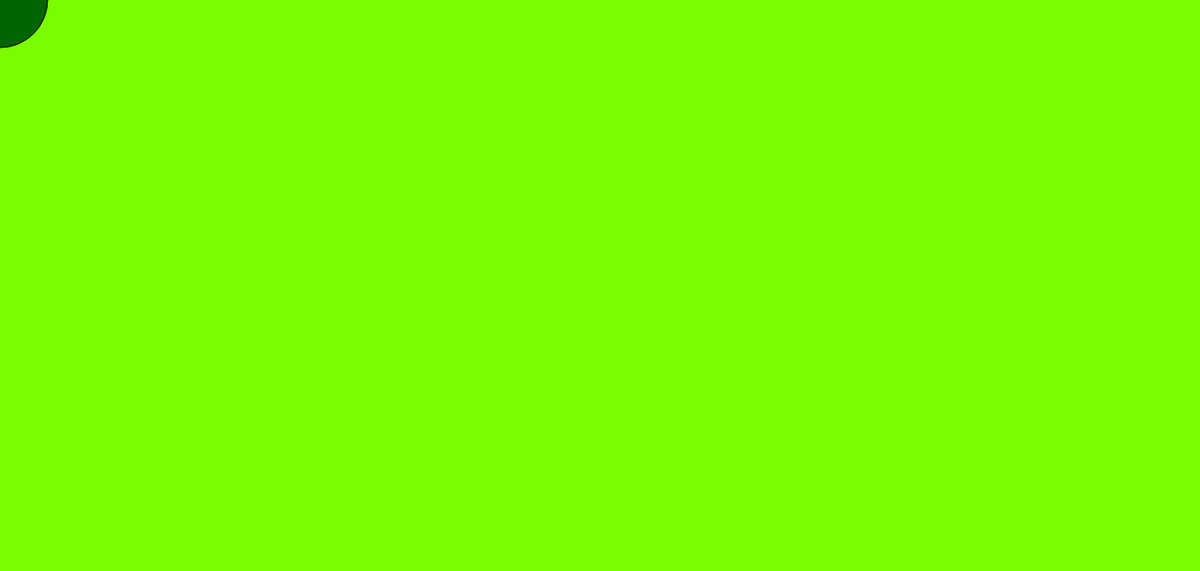
Frame 1 (no input)
Frame 60 (no input): identical to frame 1, image omitted
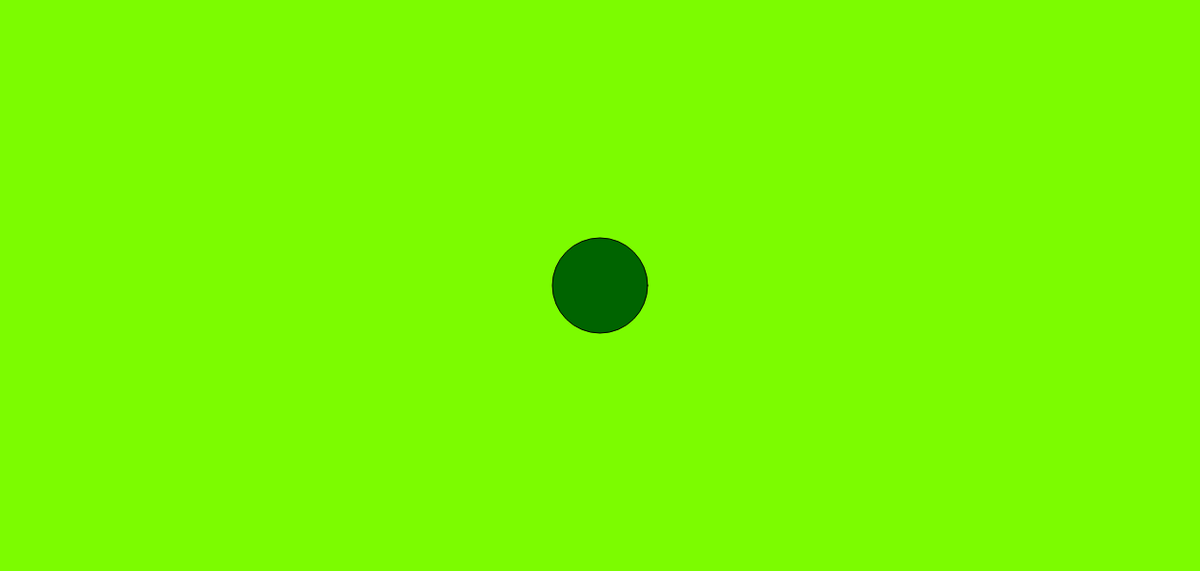
Frame 120 (the mouse pressed at the canvas centre since frame 60)

The p5.js sketch that drew these frames (run headless with seeded random() and noise() and a simulated clock; from frame 60 on, the mouse is pressed at the canvas centre):

// p5.js sketch
// ── sketch.js
function setup()
{
  createCanvas(1260,600);
}
function draw()
{
  background(124,252,0);
  fill(0,100,0);
  ellipse(mouseX, mouseY, 100, 100);
  console.log("Check, Check");
}
